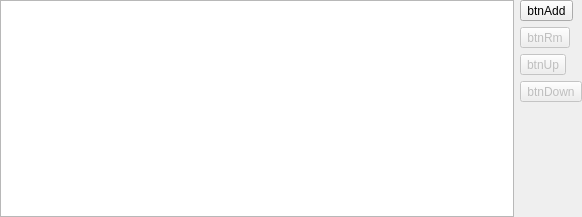
<?xml version="1.0" encoding="UTF-8"?>
<ui version="4.0">
 <class>fileAddition</class>
 <widget class="QWidget" name="fileAddition">
  <property name="geometry">
   <rect>
    <x>0</x>
    <y>0</y>
    <width>582</width>
    <height>217</height>
   </rect>
  </property>
  <property name="windowTitle">
   <string>Form</string>
  </property>
  <layout class="QGridLayout" name="gridLayout">
   <property name="leftMargin">
    <number>0</number>
   </property>
   <property name="topMargin">
    <number>0</number>
   </property>
   <property name="rightMargin">
    <number>0</number>
   </property>
   <property name="bottomMargin">
    <number>0</number>
   </property>
   <item row="0" column="0">
    <layout class="QHBoxLayout" name="horizontalLayout">
     <item>
      <widget class="QTableWidget" name="tableWidget"/>
     </item>
     <item>
      <layout class="QVBoxLayout" name="verticalLayout">
       <item>
        <widget class="QToolButton" name="btnAdd">
         <property name="enabled">
          <bool>true</bool>
         </property>
         <property name="text">
          <string>btnAdd</string>
         </property>
         <property name="icon">
          <iconset resource="img.qrc">
           <normaloff>:/file/Resources/file/add.png</normaloff>:/file/Resources/file/add.png</iconset>
         </property>
         <property name="shortcut">
          <string/>
         </property>
         <property name="checkable">
          <bool>false</bool>
         </property>
        </widget>
       </item>
       <item>
        <widget class="QToolButton" name="btnRemove">
         <property name="enabled">
          <bool>false</bool>
         </property>
         <property name="contextMenuPolicy">
          <enum>Qt::DefaultContextMenu</enum>
         </property>
         <property name="text">
          <string>btnRm</string>
         </property>
         <property name="icon">
          <iconset resource="img.qrc">
           <normaloff>:/file/Resources/file/cut_inactive.png</normaloff>:/file/Resources/file/cut_inactive.png</iconset>
         </property>
        </widget>
       </item>
       <item>
        <widget class="QToolButton" name="btnUp">
         <property name="enabled">
          <bool>false</bool>
         </property>
         <property name="text">
          <string>btnUp</string>
         </property>
         <property name="icon">
          <iconset resource="img.qrc">
           <normaloff>:/file/Resources/file/up_inactive.png</normaloff>:/file/Resources/file/up_inactive.png</iconset>
         </property>
        </widget>
       </item>
       <item>
        <widget class="QToolButton" name="btnDown">
         <property name="enabled">
          <bool>false</bool>
         </property>
         <property name="text">
          <string>btnDown</string>
         </property>
         <property name="icon">
          <iconset resource="img.qrc">
           <normaloff>:/file/Resources/file/down_inactive.png</normaloff>:/file/Resources/file/down_inactive.png</iconset>
         </property>
        </widget>
       </item>
       <item>
        <spacer name="verticalSpacer">
         <property name="orientation">
          <enum>Qt::Vertical</enum>
         </property>
         <property name="sizeHint" stdset="0">
          <size>
           <width>20</width>
           <height>40</height>
          </size>
         </property>
        </spacer>
       </item>
      </layout>
     </item>
    </layout>
   </item>
  </layout>
 </widget>
 <resources>
  <include location="img.qrc"/>
 </resources>
 <connections/>
</ui>
